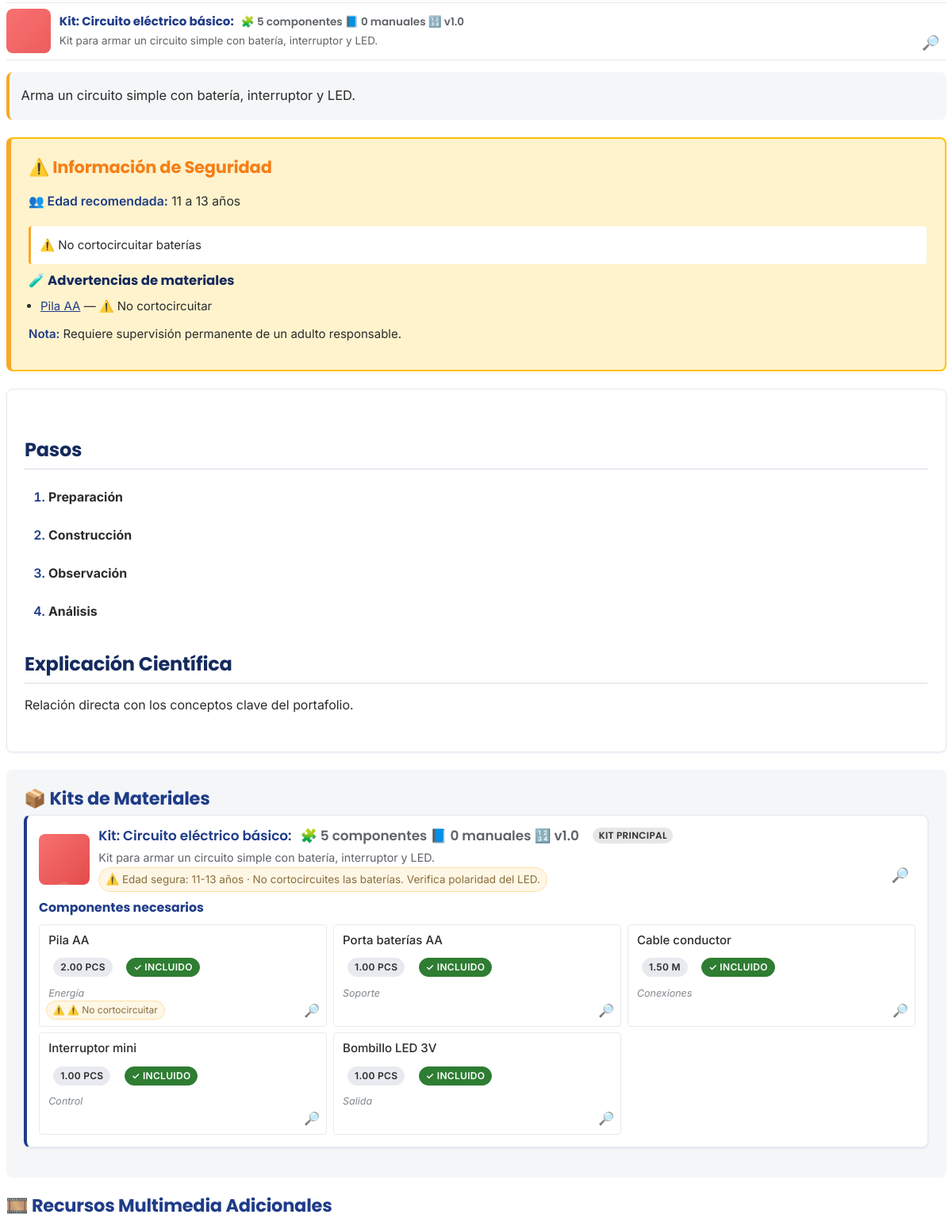
The page /circuito-electrico-basico (middle part) on the database as committed earlier.
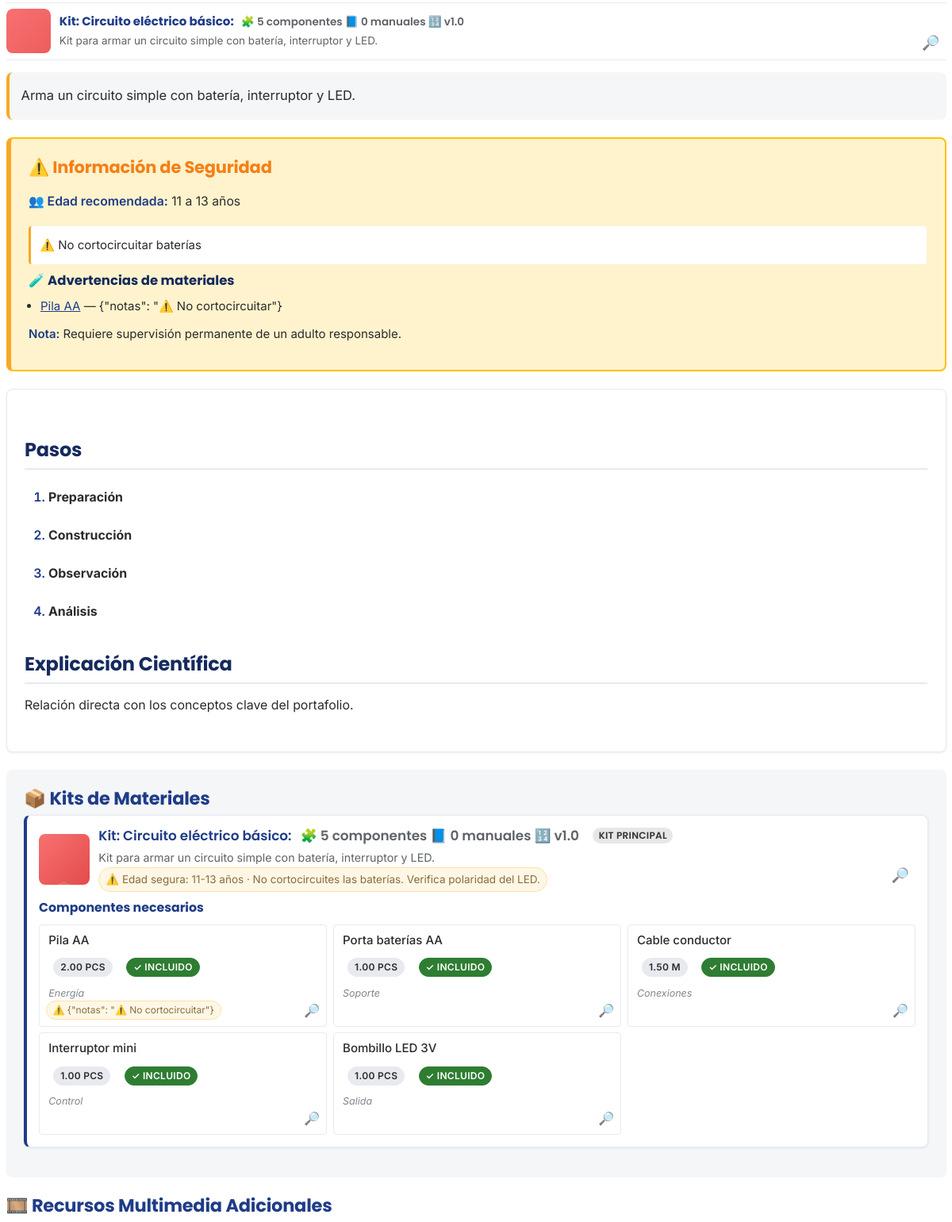
The same page on the database as committed later.
### tables this page shows
CREATE TABLE `kit_componentes` (
  `kit_id` int(11) NOT NULL,
  `item_id` int(11) NOT NULL,
  `cantidad` decimal(10,2) NOT NULL DEFAULT 1.00,
  `es_incluido_kit` tinyint(1) NOT NULL DEFAULT 1,
  `notas` varchar(255) DEFAULT NULL,
  `sort_order` int(11) NOT NULL DEFAULT 0
);

CREATE TABLE `kit_items` (
  `id` int(11) NOT NULL,
  `nombre_comun` varchar(160) NOT NULL,
  `slug` varchar(191) DEFAULT NULL,
  `categoria_id` int(11) DEFAULT NULL,
  `advertencias_seguridad` longtext DEFAULT NULL CHECK (json_valid(`advertencias_seguridad`)),
  `descripcion_html` mediumtext DEFAULT NULL COMMENT 'Descripción en HTML del componente',
  `foto_url` varchar(255) DEFAULT NULL COMMENT 'URL de imagen representativa',
  `unidad` varchar(32) DEFAULT NULL,
  `sku` varchar(64) DEFAULT NULL
);

### includes/functions.php (called while the page is built, shortened)
<?php
function h($string) {
    return htmlspecialchars((string)$string, ENT_QUOTES, 'UTF-8');
}

### clase.php (the view, shortened to what the changed rows need)
<?php
require_once 'config.php';
require_once 'includes/functions.php';
$slug = isset($_GET['slug']) ? $_GET['slug'] : '';
$stmt = $pdo->prepare("SELECT * FROM clases WHERE slug = ? AND activo = 1");
$stmt->execute([$slug]);
$proyecto = $stmt->fetch();
$stmt = $pdo->prepare("SELECT * FROM guias WHERE clase_id = ? ORDER BY id DESC LIMIT 1");
$stmt->execute([$proyecto['id']]);
$guia = $stmt->fetch();
$stmt = $pdo->prepare("
    SELECT k.*, ck.es_principal, ck.sort_order
    FROM kits k
    JOIN clase_kits ck ON k.id = ck.kit_id
    WHERE ck.clase_id = ?
    ORDER BY ck.es_principal DESC, ck.sort_order ASC
");
$stmt->execute([$proyecto['id']]);
$kits = $stmt->fetchAll();
$materiales_por_kit = [];
foreach ($kits as $kit) {
    $stmt = $pdo->prepare("
        SELECT kc.*, i.nombre_comun, i.slug, i.sku, i.unidad, i.advertencias_seguridad
        FROM kit_componentes kc
        JOIN kit_items i ON kc.item_id = i.id
        WHERE kc.kit_id = ?
        ORDER BY kc.sort_order ASC, i.nombre_comun ASC
    ");
    $stmt->execute([(int)$kit['id']]);
    $materiales_por_kit[$kit['id']] = $stmt->fetchAll(PDO::FETCH_ASSOC);
}
$stmt = $pdo->prepare("SELECT * FROM recursos_multimedia WHERE clase_id = ? ORDER BY sort_order");
$stmt->execute([$proyecto['id']]);
$recursos = $stmt->fetchAll();
include 'includes/header.php';
?>
<div class="container article-page">
    <article>
        <?php
        $has_seguridad = false;
        $seguridad = null;
        if (!empty($proyecto['seguridad'])) {
            $seguridad = json_decode($proyecto['seguridad'], true);
            $has_seguridad = is_array($seguridad) && (!empty($seguridad['edad_min']) || !empty($seguridad['notas']));
        }
        $has_video = !empty($proyecto['video_portada']);
        $kit_warnings = [];
        if (!empty($materiales_por_kit) && is_array($materiales_por_kit)) {
            foreach ($materiales_por_kit as $kId => $items) {
                foreach ($items as $m) {
                    if (!empty($m['advertencias_seguridad'])) {
                        $kit_warnings[] = [
                            'nombre' => $m['nombre_comun'] ?? 'Material',
                            'advertencia' => $m['advertencias_seguridad'],
                            'slug' => $m['slug'] ?? ''
                        ];
                    }
                }
            }
        }
        $has_kit_warnings = count($kit_warnings) > 0;
        ?>
        <?php if ($has_seguridad && $has_video): ?>
        <div class="intro-row">
            <section class="video-portada-section">
                <h2>🎥 Video Introductorio</h2>
                <div class="video-wrapper">
                    <iframe src="<?= h($proyecto['video_portada']) ?>" title="Video de <?= h($proyecto['nombre']) ?>" allowfullscreen></iframe>
                </div>
            </section>
            <section class="safety-info">
                <h2 class="safety-title">⚠️ Información de Seguridad</h2>
                <div class="safety-content">
                    <?php if (!empty($seguridad['edad_min']) && !empty($seguridad['edad_max'])): ?>
                        <p class="edad-recomendada"><strong>👥 Edad recomendada:</strong> <?= (int)$seguridad['edad_min'] ?> a <?= (int)$seguridad['edad_max'] ?> años</p>
                    <?php endif; ?>
                    <?php if (!empty($seguridad['notas'])): ?>
                        <div class="safety-notes"><?= nl2br(h($seguridad['notas'])) ?></div>
                    <?php endif; ?>
                    <?php if ($has_kit_warnings): ?>
                        <div class="safety-kits-inline">
                            <h3 class="safety-subtitle">🧪 Advertencias de materiales</h3>
                            <ul class="safety-kit-list">
                                <?php foreach ($kit_warnings as $kw): ?>
                                    <li>
                                        <?php if (!empty($kw['slug'])): ?>
                                            <a href="/<?= h($kw['slug']) ?>" title="Ver componente" aria-label="Ver componente <?= h($kw['nombre']) ?>"><?= h($kw['nombre']) ?></a>
                                        <?php else: ?>
                                            <strong><?= h($kw['nombre']) ?></strong>
                                        <?php endif; ?>
                                        <span>— <?= nl2br(h($kw['advertencia'])) ?></span>
                                    </li>
                                <?php endforeach; ?>
                            </ul>
                        </div>
                    <?php endif; ?>
                    <p class="safety-note"><strong>Nota:</strong> Requiere supervisión permanente de un adulto responsable.</p>
                </div>
            </section>
        </div>
        <?php else: ?>
            <?php if ($has_seguridad): ?>
            <section class="safety-info">
                <h2 class="safety-title">⚠️ Información de Seguridad</h2>
                <div class="safety-content">
                    <?php if ($has_kit_warnings): ?>
                        <div class="safety-kits-inline">
                            <ul class="safety-kit-list">
                                <?php foreach ($kit_warnings as $kw): ?>
                                    <li>
                                        <?php if (!empty($kw['slug'])): ?>
                                            <a href="/<?= h($kw['slug']) ?>" title="Ver componente" aria-label="Ver componente <?= h($kw['nombre']) ?>"><?= h($kw['nombre']) ?></a>
                                        <?php else: ?>
                                            <strong><?= h($kw['nombre']) ?></strong>
                                        <?php endif; ?>
                                        <span>— <?= nl2br(h($kw['advertencia'])) ?></span>
                                    </li>
                                <?php endforeach; ?>
                            </ul>
                        </div>
                    <?php endif; ?>
                </div>
            </section>
            <?php endif; ?>
        <?php endif; ?>
        <section class="article-content">
            <?php if (!empty($proyecto['contenido_html'])): ?>
                <div class="article-body">
                    <?= $proyecto['contenido_html'] ?>
                </div>
            <?php elseif ($guia): ?>
                <div class="article-body">
                    <?php if (!empty($guia['pasos'])): ?>
                        <h2>Pasos</h2>
                    <?php endif; ?>
                    <?php if (!empty($guia['explicacion_cientifica'])): ?>
                        <h2>Explicación Científica</h2>
                    <?php endif; ?>
                </div>
            <?php else: ?>
                <p class="no-content">El contenido detallado de esta clase se encuentra en desarrollo. Por favor contacta a tu docente para más información.</p>
            <?php endif; ?>
        </section>
        <?php if (!empty($kits)): ?>
        <section class="kits-section">
            <h2>📦 Kits de Materiales</h2>
            <?php foreach ($kits as $kit): ?>
                <?php
                    $comp_count = isset($materiales_por_kit[$kit['id']]) && is_array($materiales_por_kit[$kit['id']]) ? count($materiales_por_kit[$kit['id']]) : 0;
                    $manual_count = 0;
                    try {
                        $stC = $pdo->prepare("SELECT COUNT(*) FROM kit_manuals WHERE kit_id = ? AND status = 'published'");
                        $stC->execute([$kit['id']]);
                        $manual_count = (int)($stC->fetchColumn() ?: 0);
                    } catch (PDOException $e) { $manual_count = 0; }
                    $kit_resumen_short = '';
                    if (!empty($kit['resumen'])) {
                        $kit_resumen_short = mb_strlen($kit['resumen']) > 160 ? (mb_substr($kit['resumen'], 0, 157) . '…') : $kit['resumen'];
                    }
                    $kit_seguridad = '';
                    if (!empty($kit['seguridad'])) {
                        $sec = null;
                        if (is_string($kit['seguridad'])) {
                            $decoded = json_decode($kit['seguridad'], true);
                            if (json_last_error() === JSON_ERROR_NONE && is_array($decoded)) { $sec = $decoded; }
                        } elseif (is_array($kit['seguridad'])) {
                            $sec = $kit['seguridad'];
                        }
                        if (is_array($sec)) {
                            $parts = [];
                            if (isset($sec['edad_min']) || isset($sec['edad_max'])) {
                                $min = isset($sec['edad_min']) ? (int)$sec['edad_min'] : null;
                                $max = isset($sec['edad_max']) ? (int)$sec['edad_max'] : null;
                                if ($min !== null && $max !== null) { $parts[] = 'Edad segura: ' . $min . '-' . $max . ' años'; }
                                elseif ($min !== null) { $parts[] = 'Edad segura: ' . $min . '+ años'; }
                                elseif ($max !== null) { $parts[] = 'Edad segura: ≤' . $max . ' años'; }
                            }
                            if (!empty($sec['notas'])) { $parts[] = (string)$sec['notas']; }
                            $kit_seguridad = implode(' · ', $parts);
                        } else {
                            $kit_seguridad = $kit['seguridad'];
                        }
                    }
                ?>
                <div class="kit-card" role="link" tabindex="0" onclick="console.log('📦 [Clase] Click kit card →','<?= h($kit['slug'] ?? '') ?>'); window.location.href='/<?= h($kit['slug'] ?? '') ?>';">
                    <div class="kit-card-top">
                        <div class="kit-thumb">
                        </div>
                        <div class="kit-top-content">
                            <div class="kit-header">
                                <h3 class="kit-header-title">
                                    <span class="kit-title-text"><?= h($kit['nombre']) ?>:</span>
                                    <span class="kit-title-byline">🧩 <?= (int)$comp_count ?> componentes 📘 <?= (int)$manual_count ?> manuales<?php if (!empty($kit['version'])): ?> 🔢 v<?= h($kit['version']) ?><?php endif; ?></span>
                                    <?php if (!empty($kit['es_principal'])): ?>
                                        <span class="badge badge-primary">Kit Principal</span>
                                    <?php else: ?>
                                        <span class="badge badge-secondary">Kit Opcional</span>
                                    <?php endif; ?>
                                </h3>
                            </div>
                            <?php if ($kit_resumen_short !== ''): ?>
                                <p class="kit-summary"><?= h($kit_resumen_short) ?></p>
                            <?php endif; ?>
                            <?php if ($kit_seguridad !== ''): ?>
                                <p class="kit-security">⚠️ <?= h($kit_seguridad) ?></p>
                            <?php endif; ?>
                            <span class="card-magnify" aria-hidden="true">🔎</span>
                        </div>
                    </div>
                    <?php if (!empty($materiales_por_kit[$kit['id']])): ?>
                        <h4>Componentes necesarios</h4>
                        <ul class="materials-list">
                            <?php foreach ($materiales_por_kit[$kit['id']] as $m): ?>
                                    <li <?php if (!empty($m['slug'])): ?>role="link" tabindex="0" onclick="event.stopPropagation(); console.log('🧪 [Clase] Click componente →','<?= h($m['slug']) ?>'); window.location.href='/<?= h($m['slug']) ?>';"<?php endif; ?>>
                                    <span class="material-name"><?= h($m['nombre_comun']) ?></span>
                                    <?php if (!empty($m['advertencias_seguridad'])): ?>
                                        <small class="material-warning">⚠️ <?= h($m['advertencias_seguridad']) ?></small>
                                    <?php endif; ?>
                                    <?php if (!empty($m['cantidad'])): ?>
                                        <span class="badge"><?= h($m['cantidad']) ?> <?= h($m['unidad'] ?? '') ?></span>
                                    <?php endif; ?>
                                    <?php if (isset($m['es_incluido_kit'])): ?>
                                        <?php if ((int)$m['es_incluido_kit'] === 1): ?>
                                            <span class="badge badge-success">✓ Incluido</span>
                                        <?php else: ?>
                                            <span class="badge badge-danger">No incluido</span>
                                        <?php endif; ?>
                                    <?php endif; ?>
                                    <?php if (!empty($m['notas'])): ?>
                                        <small class="material-notes"><?= h($m['notas']) ?></small>
                                    <?php endif; ?>
                                        <span class="card-magnify" aria-hidden="true">🔎</span>
                                </li>
                            <?php endforeach; ?>
                        </ul>
                    <?php endif; ?>
                </div>
            <?php endforeach; ?>
        </section>
        <?php endif; ?>
        <?php if (!empty($recursos)): ?>
        <section class="multimedia">
            <h2>🎞️ Recursos Multimedia Adicionales</h2>
        </section>
        <?php endif; ?>
    </article>
</div>
<?php include 'includes/footer.php'; ?>

Rows that differ between the two databases and show on the page:
changed through a linked row, kit_componentes "Energía": item.advertencias_seguridad "⚠️ No cortocircuitar" → "{\"notas\": \"⚠️ No cortocircuitar\"}"
